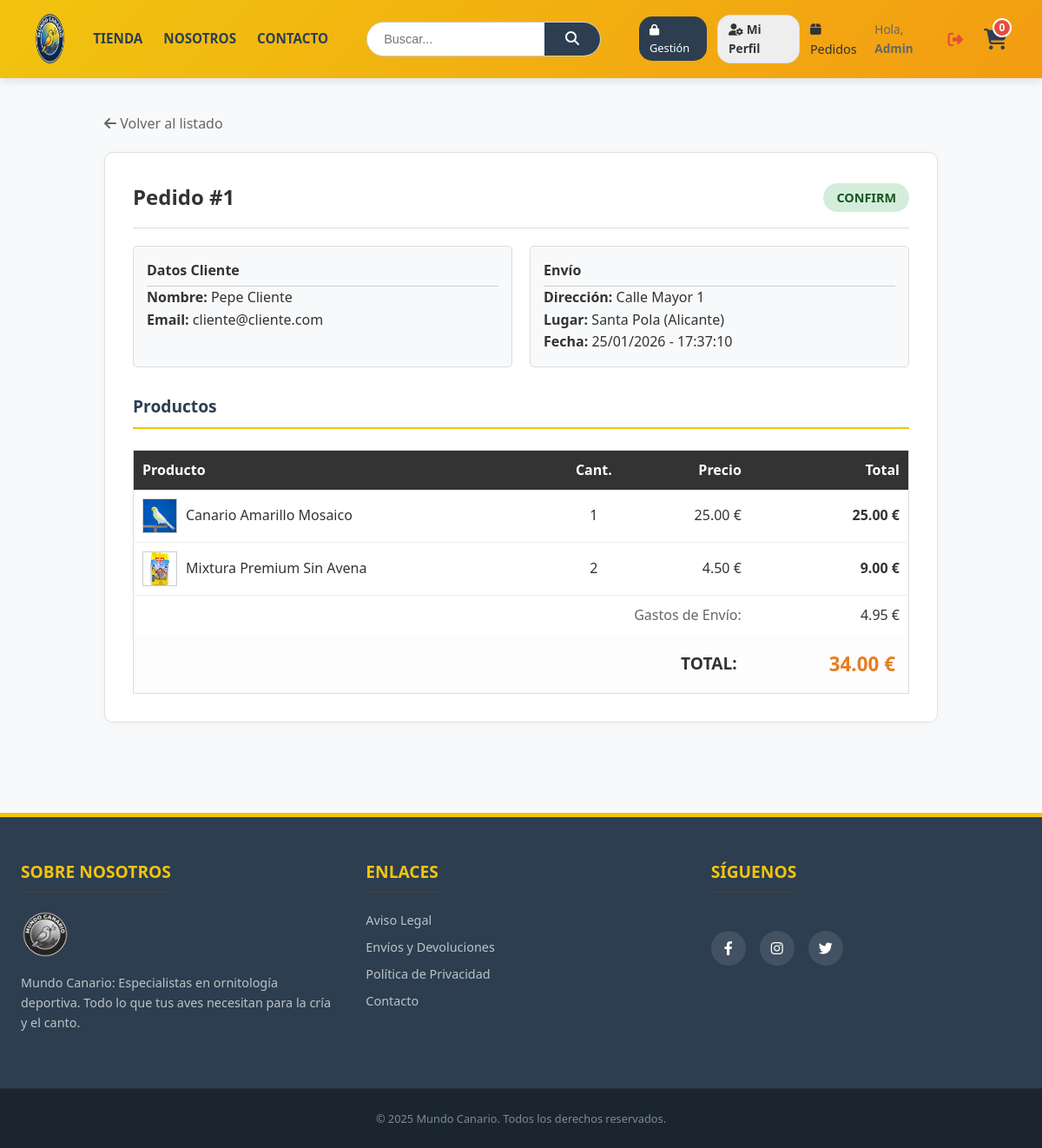
Page /admin/detalle_pedido.php?id=1 (signed in) on the committed database.
### tables this page shows
CREATE TABLE `pedidos` (
  `id` int(11) NOT NULL AUTO_INCREMENT,
  `usuario_id` int(11) NOT NULL,
  `provincia` varchar(100) NOT NULL,
  `localidad` varchar(100) NOT NULL,
  `direccion` varchar(255) NOT NULL,
  `coste` decimal(10,2) NOT NULL,
  `estado` varchar(20) DEFAULT 'confirm',
  `fecha` date DEFAULT curdate(),
  `hora` time DEFAULT curtime(),
  PRIMARY KEY (`id`),
  KEY `fk_pedido_usuario` (`usuario_id`)
);

CREATE TABLE `usuarios` (
  `id` int(11) NOT NULL AUTO_INCREMENT,
  `dni` varchar(20) DEFAULT NULL,
  `nombre` varchar(100) NOT NULL,
  `apellidos` varchar(150) DEFAULT NULL,
  `email` varchar(255) NOT NULL,
  `password` varchar(255) NOT NULL,
  `rol` varchar(20) DEFAULT 'cliente',
  `activo` tinyint(1) DEFAULT 1,
  `fecha_registro` date DEFAULT curdate(),
  PRIMARY KEY (`id`),
  UNIQUE KEY `email` (`email`)
);

CREATE TABLE `lineas_pedidos` (
  `id` int(11) NOT NULL AUTO_INCREMENT,
  `pedido_id` int(11) NOT NULL,
  `producto_id` int(11) NOT NULL,
  `unidades` int(11) NOT NULL,
  PRIMARY KEY (`id`),
  KEY `fk_linea_pedido` (`pedido_id`),
  KEY `fk_linea_producto` (`producto_id`)
);

CREATE TABLE `productos` (
  `id` int(11) NOT NULL AUTO_INCREMENT,
  `categoria_id` int(11) NOT NULL,
  `nombre` varchar(100) NOT NULL,
  `descripcion` text DEFAULT NULL,
  `precio` decimal(10,2) NOT NULL,
  `stock` int(11) DEFAULT 0,
  `oferta` varchar(20) DEFAULT NULL,
  `fecha` date DEFAULT curdate(),
  `imagen` varchar(255) DEFAULT NULL,
  `activo` tinyint(1) DEFAULT 1,
  PRIMARY KEY (`id`),
  KEY `fk_producto_categoria` (`categoria_id`)
);

### admin/detalle_pedido.php (the view, shortened to what this page needs)
<?php
require_once '../config/db.php';
$id = $_GET['id'];
$sql = "SELECT p.*, u.nombre, u.apellidos, u.email FROM pedidos p JOIN usuarios u ON p.usuario_id = u.id WHERE p.id = :id";
$stmt = $pdo->prepare($sql);
$stmt->execute(['id' => $id]);
$pedido = $stmt->fetch();
$sql2 = "SELECT lp.*, prod.nombre, prod.imagen, prod.precio FROM lineas_pedidos lp JOIN productos prod ON lp.producto_id = prod.id WHERE lp.pedido_id = :id";
$stmt2 = $pdo->prepare($sql2);
$stmt2->execute(['id' => $id]);
$lineas = $stmt2->fetchAll();
require_once '../views/header.php';
?>
<div class="container" style="display: block; max-width: 1000px; margin-top: 40px;">
    <div style="margin-bottom: 20px;">
        <a href="pedidos.php" style="text-decoration: none; color: #666;">
            <i class="fa-solid fa-arrow-left"></i> Volver al listado
        </a>
    </div>
    <div class="box">
        <div style="border-bottom: 1px solid #ddd; padding-bottom: 15px; margin-bottom: 20px; display:flex; justify-content:space-between; align-items:center;">
            <h2 style="margin:0;">
                Pedido #<?= $pedido['id'] ?>
            </h2>
            <?php
                $fondo = '#eee';
                $texto = '#333';
                switch($pedido['estado']) {
                    case 'confirm': $fondo = '#d4edda'; $texto = '#155724'; break;
                }
            ?>
            <span style="background: <?= $fondo ?>; color: <?= $texto ?>; padding: 5px 15px; border-radius: 20px; font-weight:bold; font-size:0.9rem;">
                <?= strtoupper($pedido['estado']) ?>
            </span>
        </div>
        <div style="display: flex; flex-wrap: wrap; gap: 20px; margin-bottom: 30px;">
            <div style="flex: 1; background: #f8f9fa; padding: 15px; border: 1px solid #ddd; border-radius: 5px;">
                <h4 style="margin-top:0; border-bottom:1px solid #ccc; padding-bottom:5px;">Datos Cliente</h4>
                <p><strong>Nombre:</strong> <?= $pedido['nombre'] ?> <?= $pedido['apellidos'] ?></p>
                <p><strong>Email:</strong> <?= $pedido['email'] ?></p>
            </div>
            <div style="flex: 1; background: #f8f9fa; padding: 15px; border: 1px solid #ddd; border-radius: 5px;">
                <h4 style="margin-top:0; border-bottom:1px solid #ccc; padding-bottom:5px;">Envío</h4>
                <p><strong>Dirección:</strong> <?= $pedido['direccion'] ?></p>
                <p><strong>Lugar:</strong> <?= $pedido['localidad'] ?> (<?= $pedido['provincia'] ?>)</p>
                <p><strong>Fecha:</strong> <?= date("d/m/Y", strtotime($pedido['fecha'])) ?> - <?= $pedido['hora'] ?></p>
            </div>
        </div>
        <h3>Productos</h3>
        <table style="width: 100%; border-collapse: collapse; border: 1px solid #ddd;">
            <thead>
                <tr style="background: #333; color: white;">
                    <th style="padding: 10px; text-align: left;">Producto</th>
                    <th style="padding: 10px; text-align: center;">Cant.</th>
                    <th style="padding: 10px; text-align: right;">Precio</th>
                    <th style="padding: 10px; text-align: right;">Total</th>
                </tr>
            </thead>
            <tbody>
                <?php foreach ($lineas as $item): ?>
                <tr style="border-bottom: 1px solid #eee;">
                    <td style="padding: 10px; display:flex; align-items:center; gap:10px;">
                        <?php if($item['imagen']): ?>
                            <img src="../assets/img/<?= $item['imagen'] ?>" style="width: 40px; height: 40px; object-fit: contain; border:1px solid #ccc; background:white;">
                        <?php endif; ?>
                        <span><?= $item['nombre'] ?></span>
                    </td>
                    <td style="padding: 10px; text-align: center;"><?= $item['unidades'] ?></td>
                    <td style="padding: 10px; text-align: right;"><?= number_format($item['precio'], 2) ?> €</td>
                    <td style="padding: 10px; text-align: right; font-weight: bold;">
                        <?= number_format($item['precio'] * $item['unidades'], 2) ?> €
                    </td>
                </tr>
                <?php endforeach; ?>
                <tr>
                    <td colspan="3" style="text-align: right; padding: 10px; color: #666;">Gastos de Envío:</td>
                    <td style="text-align: right; padding: 10px;">4.95 €</td>
                </tr>
                <tr style="background-color: #fdfdfd;">
                    <td colspan="3" style="text-align: right; padding: 15px; font-size: 1.2rem; font-weight: bold;">TOTAL:</td>
                    <td style="text-align: right; padding: 15px; font-size: 1.4rem; font-weight: bold; color: #e67e22;">
                        <?= number_format($pedido['coste'], 2) ?> €
                    </td>
                </tr>
            </tbody>
        </table>
    </div>
</div>
<?php require_once '../views/footer.php'; ?>

### assets/css/estilos.css (style rules this page uses)
:root { --primary: #f1c40f; --secondary: #f39c12; --dark: #2c3e50; --light: #ffffff; --bg: #f8f9fa; --border: #e1e1e1; --text: #333; --danger: #e74c3c; }
* { box-sizing: border-box; margin: 0; padding: 0; }
body { font-family: 'Segoe UI', Arial, sans-serif; font-size: 1rem; background-color: var(--bg); color: var(--text); display: flex; flex-direction: column; min-height: 100vh; line-height: 1.6; }
a { text-decoration: none; color: inherit; transition: 0.3s; }
img { max-width: 100%; display: block; }
.container { max-width: 1200px; margin: 2.5rem auto; padding: 0 1.25rem; display: flex; gap: 2rem; flex: 1; width: 100%; }
.box { background: var(--light); padding: 2rem; border-radius: 10px; border: 1px solid var(--border); box-shadow: 0 2px 8px rgba(0,0,0,0.03); }
.box h3 { margin-bottom: 1.5rem; padding-bottom: 0.5rem; border-bottom: 2px solid var(--primary); color: var(--dark); font-size: 1.2rem; }

### rows in the picture
pedidos: id "1", estado "CONFIRM", usuario.nombre "Pepe", usuario.apellidos "Cliente", usuario.email "cliente@cliente.com", direccion "Calle Mayor 1", localidad "Santa Pola", provincia "Alicante", fecha "25/01/2026", hora "17:37:10", coste "34.00"
lineas_pedidos: producto.imagen (picture), producto.nombre "Canario Amarillo Mosaico", unidades "1", producto.precio "25.00", $item['precio']*$item['unidades'] "25.00"
lineas_pedidos: producto.imagen (picture), producto.nombre "Mixtura Premium Sin Avena", unidades "2", producto.precio "4.50", $item['precio'] * $item['unidades'] "9.00"

### other values in the picture
$_SESSION['nombre'] "Admin"
$total "0"
